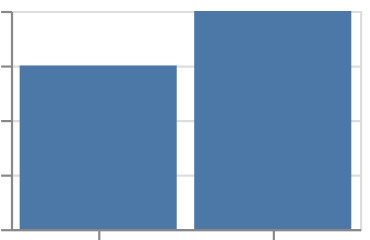

The specification (Vega-Lite) saved for this image:
### Vega-Lite specification from a JSON file in a GitHub repository (floating-point values rounded to 4 significant figures)
{"$schema": "https://vega.github.io/schema/vega-lite/v6.json", "description": "filter is the default of a mark that is not a path, written out", "padding": 5, "autosize": "none", "data": {"values": [{"c": "A", "x": 1, "y": null, "s": 3, "t": "2024-01-01"}, {"c": "B", "x": 2, "y": 3, "s": 5, "t": "2024-02-01"}, {"c": "C", "x": 3, "y": 4, "s": 6, "t": "2024-03-01"}, {"c": "D", "x": 4, "y": null, "s": 7, "t": "2024-04-01"}]}, "width": 160, "height": 100, "mark": {"type": "bar", "invalid": "filter"}, "encoding": {"x": {"field": "c", "type": "nominal"}, "y": {"field": "y", "type": "quantitative"}}}
